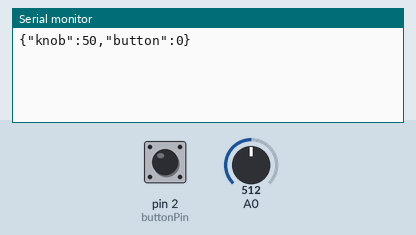
Simulated run of this sketch. Board: Arduino Uno, built with avr-gcc and run on an emulated ATmega328P. Shown: the last lines printed to the serial monitor. The test bench sets the inputs (shaded band); at power-on: A0 = 512, pin 2 (buttonPin) HIGH.

Above: at 1.2 s.
1.3 s: A0 set to 716
At 1.7 s:
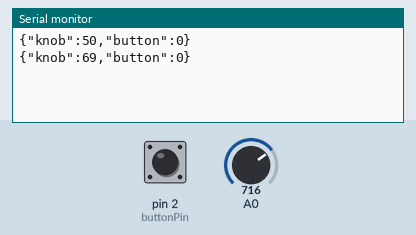
2.8 s: pin 2 (buttonPin) pulled LOW for 0.15 s
At 3.5 s:
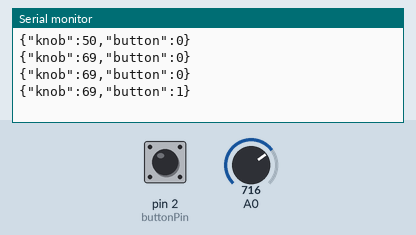
4.4 s: A0 set to 900
At 5.3 s:
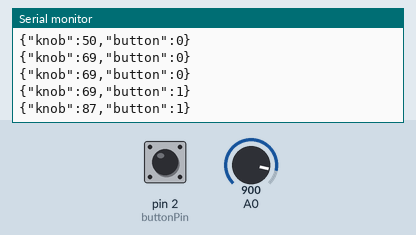
5.9 s: pin 2 (buttonPin) pulled LOW for 1 s
At 8.3 s:
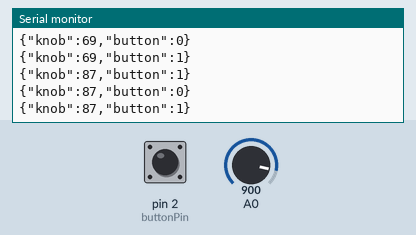
Timing chart, 0 to 9.4 s (numbered marks = the images above; inputs shaded):
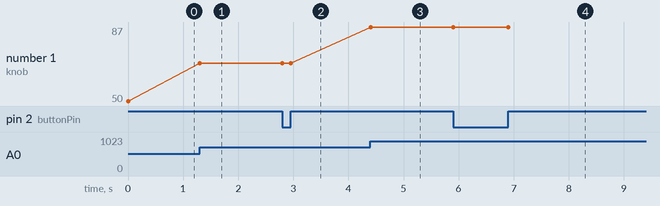

Measured:
- after the input at 1.3 s, the serial monitor: prints a new line at once (image 1)
- after the input at 2.8 s, the serial monitor: prints a new line after 0.15 s (image 2)
- after the input at 4.4 s, the serial monitor: prints a new line at once (image 3)
- after the input at 5.9 s, the serial monitor: prints a new line at once (image 4)
- plotted number 1: 50 → 69 after the input at 1.3 s, 69 → 87 after the input at 4.4 s

The sketch:

ArduinoSendJSON.ino
```cpp
/*
  JSON serial sending
  Reads sensors and formats them as a JSON object, then sends
  the resulting object as a JSON string out the serial port.
  Uses the following library:
  https://librarymanager/All#Arduino_JSON
  Circuit:
  - Pushbutton connected to pin D2 and to ground
  - Potentiometer connected to pin A0

  created 12 Jan 2021
  by Tom Igoe
*/
#include <Arduino_JSON.h>

// set the input pins:
const int buttonPin = 2;

// variables to hold previous button and knob states:
int lastButtonState = HIGH;
int lastKnobState = 0;
// threshold of change for the knob (range 0-100):
int threshold = 3;

// if the inputs have changed:
bool inputsChanged = false;
// a JSON object to hold the data to send:
JSONVar outgoing;

void setup() {
  // initialize serial and set input pin modes:
  Serial.begin(9600);
  pinMode(buttonPin, INPUT_PULLUP);

  // initialize values in JSON object:
  outgoing["knob"] = 0;
  outgoing["button"] = 0;
}

void loop() {
  // read inputs, map if needed:
  int knobState = analogRead(A0);
  knobState = map(knobState, 0, 1023, 0, 100);
  int buttonState = digitalRead(buttonPin);

  // if knob has changed:
  if (abs(knobState - lastKnobState) > threshold) {
    outgoing["knob"] = knobState;
    // save knob state for comparison next time:
    lastKnobState = knobState;
    // set change flag so serial will send:
    inputsChanged = true;
  }

  // if the button has changed:
  if (buttonState != lastButtonState) {
    outgoing["button"] = buttonState;
    // save button state for comparison next time:
    lastButtonState = buttonState;
    // set change flag so serial will send:
    inputsChanged = true;
  }

  // if either sensor has changed, send it:
  if (inputsChanged) {
    Serial.println(outgoing);
    // clear the change flag:
    inputsChanged = false;
  }
}
```
